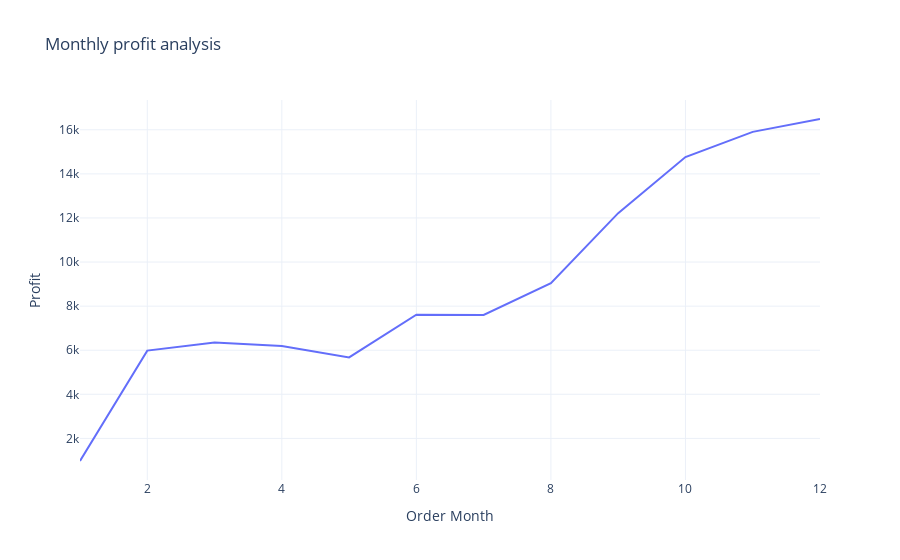

The notebook cell saved with this chart:
### Code cell
fig = px.line(profit_by_month, x = 'Order Month', y = 'Profit', title = 'Monthly profit analysis')

fig.show()

### Figure 1 — Plotly figure (JSON) as saved in the notebook; plotly's stock layout.template omitted (floating-point values rounded to 4 significant figures)
{"data": [{"hovertemplate": "Order Month=%{x}<br>Profit=%{y}<extra></extra>", "legendgroup": "", "line": {"color": "#636efa", "dash": "solid"}, "marker": {"symbol": "circle"}, "mode": "lines", "name": "", "orientation": "v", "showlegend": false, "type": "scatter", "x": [1.0, 2.0, 3.0, 4.0, 5.0, 6.0, 7.0, 8.0, 9.0, 10.0, 11.0, 12.0], "xaxis": "x", "y": [974.1, 5982.0, 6349.0, 6194.0, 5675.0, 7611.0, 7597.0, 9045.0, 12220.0, 14760.0, 15900.0, 16490.0], "yaxis": "y"}], "layout": {"legend": {"tracegroupgap": 0}, "title": {"text": "Monthly profit analysis"}, "xaxis": {"anchor": "y", "domain": [0, 1], "title": {"text": "Order Month"}}, "yaxis": {"anchor": "x", "domain": [0, 1], "title": {"text": "Profit"}}}}
